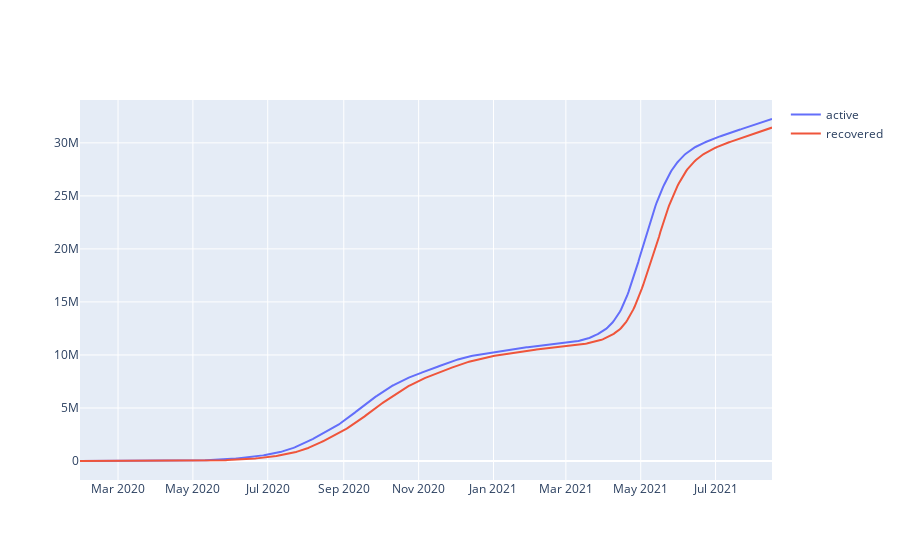

The notebook cell saved with this chart:
### Markdown cell above
Instead of using line function of plotly express. We can use add trace method of plotly. This offers more finegrained control over chart.

### Code cell
fig = go.Figure()
fig.add_trace(go.Scatter(x=df['date'], y=df['totalactive'], name = 'active'))
fig.add_trace(go.Scatter(x=df['date'], y=df['totalrecovered'], name = 'recovered'))
fig.show()

### Figure 1 — Plotly figure (JSON) as saved in the notebook; plotly's stock layout.template omitted (floating-point values rounded to 4 significant figures; data arrays with more than 128 entries replaced by an {"elided": "..."} marker saying what was removed)
{"data": [{"name": "active", "type": "scatter", "x": {"elided": "565 str values"}, "y": {"elided": "565 int values"}}, {"name": "recovered", "type": "scatter", "x": {"elided": "565 str values"}, "y": {"elided": "565 int values"}}], "layout": {}}
